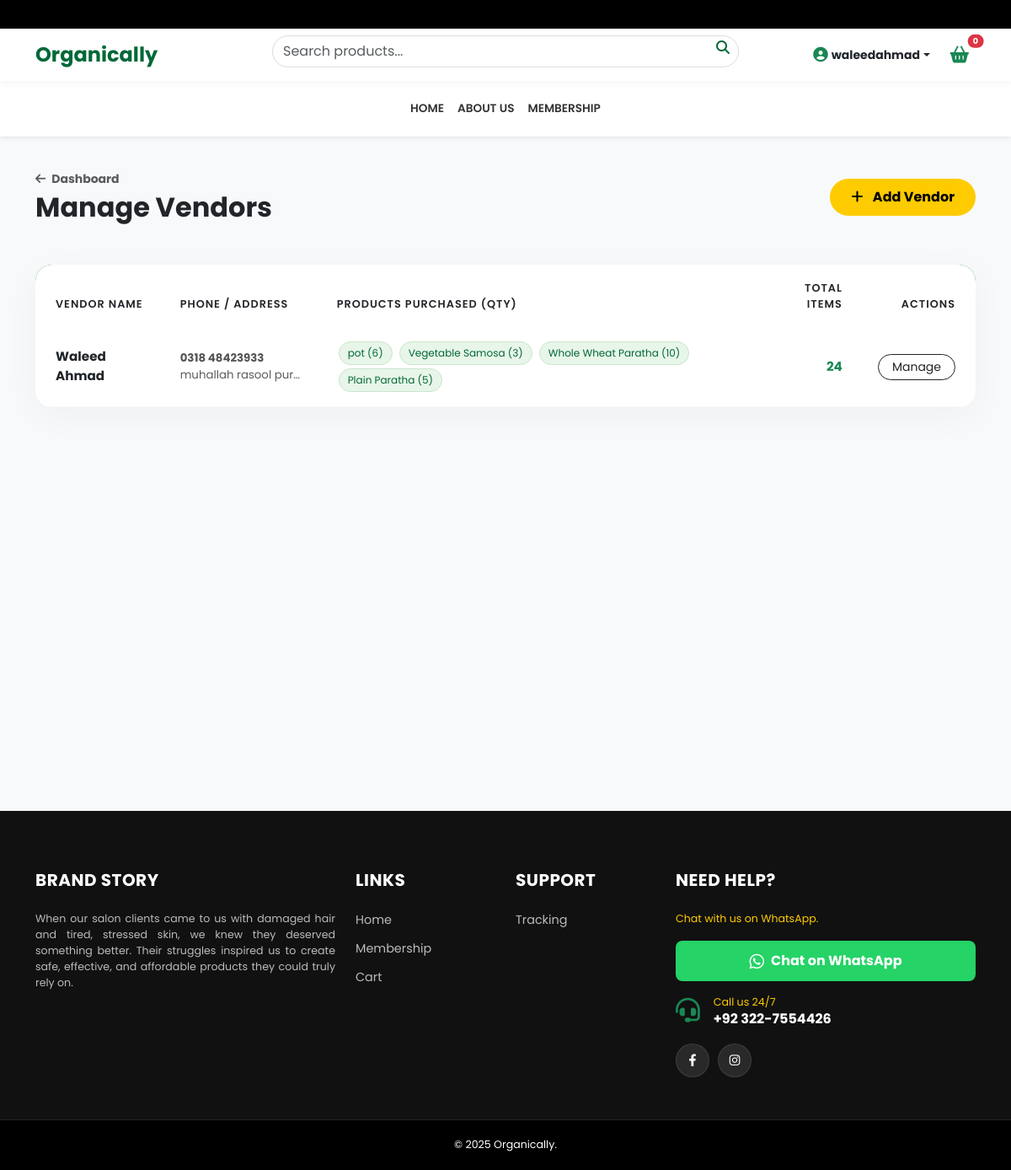
/portal/vendors/ (signed in), run on the app's committed database.
### store/models.py (models this page shows, shortened)
class Vendor(models.Model):
    name = models.CharField(max_length=100)
    phone = models.CharField(max_length=20)
    address = models.TextField(blank=True)
    joined_at = models.DateTimeField(auto_now_add=True)
    def total_products_bought(self):
        return sum(tx.quantity for tx in self.transactions.all())

class VendorTransaction(models.Model):
    vendor = models.ForeignKey(Vendor, related_name='transactions', on_delete=models.CASCADE)
    product = models.ForeignKey(Product, on_delete=models.CASCADE)
    quantity = models.PositiveIntegerField()
    vendor_discount_percentage = models.PositiveIntegerField(default=0, help_text="Specific discount for this vendor transaction")
    final_price_per_unit = models.DecimalField(max_digits=10, decimal_places=2)
    total_amount = models.DecimalField(max_digits=12, decimal_places=2)
    date = models.DateTimeField(auto_now_add=True)

class Product(models.Model):
    categories = models.ManyToManyField(Category, related_name='products')
    name = models.CharField(max_length=200)
    description = models.TextField(blank=True)
    ingredients = models.TextField(blank=True, help_text="Enter ingredients here. Press Enter for new lines.")
    how_to_use = models.TextField(blank=True, help_text="Usage instructions.")
    shipping_info = models.TextField(blank=True, default="Standard delivery charges apply. Delivery within 3-5 working days.")
    price = models.DecimalField(max_digits=10, decimal_places=2)
    image = models.ImageField(upload_to='products/')
    is_available = models.BooleanField(default=True)
    stock = models.PositiveIntegerField(default=0)
    discount_percentage = models.PositiveIntegerField(default=0, help_text="Discount in % (0-100)")
    discount_end_time = models.DateTimeField(null=True, blank=True)

### custom_admin/views.py (the view)
# urls.py: path('vendors/', views.admin_vendors_list, name='admin_vendors_list'),
@user_passes_test(is_admin)
def admin_vendors_list(request):
    return render(request, 'custom_admin/vendors_list.html', {'vendors': Vendor.objects.all()})

### custom_admin/views.py (called while the page is built)
def is_admin(u): return u.is_superuser

### orders/context_processors.py (called while the page is built)
def cart_count(request):
    cart = request.session.get('cart', {})
    return {'cart_item_count': sum(cart.values())}

### templates/custom_admin/vendors_list.html (shortened to what this page needs)
{% extends 'store/base.html' %}
{% block content %}
<div class="admin-bg">
    <div class="container">
        <div class="d-flex justify-content-between align-items-center mb-5">
            <div>
                <a href="{% url 'admin_dashboard' %}" class="text-decoration-none text-muted fw-bold small mb-1 d-block hover-link"><i class="fas fa-arrow-left me-1"></i> Dashboard</a>
                <h2 class="fw-bold text-dark m-0">Manage Vendors</h2>
            </div>
            <a href="{% url 'admin_add_vendor' %}" class="btn-add-new"><i class="fas fa-plus me-2"></i> Add Vendor</a>
        </div>
        <div class="manager-card">
            <div class="table-responsive">
                <table class="table mb-0">
                    <thead class="table-header">
                        <tr>
                            <th class="ps-4">Vendor Name</th>
                            <th>Phone / Address</th>
                            <th>Products Purchased (Qty)</th>
                            <th class="text-end pe-4">Total Items</th>
                            <th class="text-end pe-4">Actions</th>
                        </tr>
                    </thead>
                    <tbody>
                        {% for v in vendors %}
                        <tr class="table-row">
                            <td class="ps-4 fw-bold text-dark">{{ v.name }}</td>
                            <td>
                                <div class="small fw-bold">{{ v.phone }}</div>
                                <div class="small text-muted text-truncate" style="max-width: 150px;">{{ v.address }}</div>
                            </td>
                            <td>
                                {% for tx in v.transactions.all %}
                                    <span class="prod-pill">{{ tx.product.name }} ({{ tx.quantity }})</span>
                                {% empty %}
                                    <span class="text-muted small">-</span>
                                {% endfor %}
                            </td>
                            <td class="text-end pe-4 fw-bold text-success">{{ v.total_products_bought }}</td>
                            <td class="text-end pe-4">
                                <a href="{% url 'admin_vendor_detail' v.id %}" class="btn btn-sm btn-outline-dark rounded-pill px-3">Manage</a>
                            </td>
                        </tr>
                        {% empty %}
                        <tr><td colspan="5" class="text-center py-5 text-muted">No Vendors Found.</td></tr>
                        {% endfor %}
                    </tbody>
                </table>
            </div>
        </div>
    </div>
</div>
{% endblock %}

### templates/store/base.html (shortened to what this page needs)
{% load static %}
<!DOCTYPE html>
<html lang="en">
<head>
    <link href="https://cdn.jsdelivr.net/npm/bootstrap@5.3.0/dist/css/bootstrap.min.css" rel="stylesheet">
    <link rel="stylesheet" href="https://cdnjs.cloudflare.com/ajax/libs/font-awesome/6.4.0/css/all.min.css">
    <link rel="stylesheet" href="https://cdnjs.cloudflare.com/ajax/libs/viewerjs/1.11.3/viewer.min.css">
</head>
<body>
    <div class="top-bar"><div class="marquee-text">Whatsapp us 24/7 at +92 322-7554426 | Free Delivery for Orders over 2500 </div></div>
    <div class="main-header sticky-top">
        <div class="container">
            <div class="row align-items-center g-2">
                <div class="col-6 col-lg-3 d-flex align-items-center">
                    <a href="{% url 'home' %}" class="text-decoration-none"><h4 class="m-0 fw-bold" style="color: var(--primary-green);">Organically</h4></a>
                </div>
                <div class="col-6 col-lg-3 text-end d-flex align-items-center justify-content-end order-lg-3 mobile-actions gap-3">
                    {% if user.is_authenticated %}
                        <div class="dropdown">
                            <a class="text-dark text-decoration-none small fw-bold dropdown-toggle d-flex align-items-center" href="#" data-bs-toggle="dropdown">
                                <span class="d-none d-lg-inline">{{ user.username }}</span>
                            </a>
                        </div>
                    {% else %}
                        <a href="{% url 'login' %}" class="text-dark small fw-bold"><i class="fas fa-user me-1"></i> Login</a>
                    {% endif %}
                    <a href="{% url 'cart_page' %}" class="btn btn-outline-success rounded-pill position-relative border-0 fw-bold p-1 px-2">
                        <i class="fas fa-shopping-basket fa-lg"></i>
                        <span id="cart-badge" class="position-absolute top-0 start-100 translate-middle badge rounded-pill bg-danger" style="font-size: 0.6rem;">{{ cart_item_count|default:"0" }}</span>
                    </a>
                </div>
                <div class="col-12 col-lg-6 order-lg-2 mt-2 mt-lg-0">
                    <form class="search-box d-flex position-relative" action="{% url 'search' %}" method="GET">
                        <input class="form-control search-input" type="search" name="q" placeholder="Search products..." value="{{ request.GET.q }}">
                        <button class="search-btn" type="submit"><i class="fas fa-search"></i></button>
                    </form>
                </div>
            </div>
        </div>
    </div>
    <nav class="navbar navbar-expand-lg navbar-custom shadow-sm bg-white d-none d-lg-block">
        <div class="container justify-content-center">
            <ul class="navbar-nav align-items-center">
                <li class="nav-item"><a class="nav-link" href="{% url 'home' %}">HOME</a></li>
                <li class="nav-item"><a class="nav-link" href="{% url 'about' %}">ABOUT US</a></li>
                <li class="nav-item"><a class="nav-link" href="{% url 'membership' %}">MEMBERSHIP</a></li>
            </ul>
        </div>
    </nav>
    <div style="flex: 1;">{% block content %}{% endblock %}</div>
    <footer>
        <div class="container">
            <div class="row g-4">
                <div class="col-lg-4 col-md-6">
                    <h5 class="text-white">Brand Story</h5>
                    <p class="small mb-4" style="color: var(--accent-white); text-align: justify;">
                        When our salon clients came to us with damaged hair and tired, stressed skin, we knew they deserved something better.
                        Their struggles inspired us to create safe, effective, and affordable products they could truly rely on.
                    </p>
                </div>
                <div class="col-lg-2 col-md-6 col-6"><h5>Links</h5><ul><li><a href="{% url 'home' %}">Home</a></li><li><a href="{% url 'membership' %}">Membership</a></li><li><a href="{% url 'cart_page' %}">Cart</a></li></ul></div>
                <div class="col-lg-2 col-md-6 col-6"><h5>Support</h5><ul><li><a href="{% url 'my_orders' %}">Tracking</a></li></ul></div>
                <div class="col-lg-4 col-md-6">
                    <h5>Need Help?</h5>
                    <p class="small mb-3" style="color: var(--accent-yellow);">Chat with us on WhatsApp.</p>
                    <a href="https://wa.me/923227554426" target="_blank" class="btn w-100 mb-3 d-flex align-items-center justify-content-center" style="background-color: #25D366; color: white; font-weight: bold; border:none; padding: 12px; border-radius: 8px;"><i class="fab fa-whatsapp fa-lg me-2"></i> Chat on WhatsApp</a>
                    <div class="d-flex align-items-center mb-3"><i class="fas fa-headset fa-2x text-success me-3"></i><div><p class="mb-0 small" style="color: var(--accent-yellow);">Call us 24/7</p><h6 class="text-white fw-bold m-0">+92 322-7554426</h6></div></div>
                    <div class="footer-social"><a href="https://web.facebook.com/profile.php?id=61584493205748" target="_blank"><i class="fab fa-facebook-f"></i></a><a href="#" target="_blank"><i class="fab fa-instagram"></i></a></div>
                </div>
            </div>
        </div>
        <div class="footer-bottom"><div class="container text-center"><p class="mb-0 small text-white">&copy; 2025 Organically.</p></div></div>
    </footer>
</body>
</html>

### templates/store/base.html (style rules this page uses)
:root { --primary-green: #006837; --accent-yellow: #fecb00; --light-bg: #f8f9fa; }
body { font-family: 'Poppins', sans-serif; background-color: var(--light-bg); display: flex; flex-direction: column; min-height: 100vh; }
.top-bar { background-color: #000; color: #fff; font-size: 0.75rem; padding: 8px 0; overflow: hidden; white-space: nowrap; }
.marquee-text { display: inline-block; padding-left: 100%; animation: marquee 15s linear infinite; }
.main-header { background-color: #fff; padding: 15px 0; box-shadow: 0 2px 10px rgba(0,0,0,0.05); }
.search-input { border-radius: 50px; padding-right: 40px; border: 1px solid #ddd; }
.search-btn { position: absolute; right: 5px; top: 2px; background: none; border: none; color: var(--primary-green); }
.navbar-custom .nav-link { color: #333; font-weight: 600; font-size: 0.85rem; padding: 15px 15px; transition: 0.3s; }
footer { background-color: #111; color: #bbb; margin-top: auto; padding-top: 70px; font-size: 0.9rem; }
footer h5 { color: #fff; font-weight: 700; margin-bottom: 25px; text-transform: uppercase; letter-spacing: 0.5px; }
footer ul { list-style: none; padding: 0; }
footer ul li { margin-bottom: 12px; }
footer ul li a { color: #bbb; text-decoration: none; transition: 0.3s; }
.footer-social { display: flex; gap: 10px; margin-top: 20px; }
.footer-social a { display: flex; width: 40px; height: 40px; background: rgba(255, 255, 255, 0.1); color: #fff !important; align-items: center; justify-content: center; border-radius: 50%; text-decoration: none; transition: all 0.3s ease; border: 1px solid rgba(255, 255, 255, 0.1); }
.footer-bottom { background: #000; padding: 20px 0; margin-top: 50px; border-top: 1px solid #222; }

### templates/custom_admin/vendors_list.html (style rules this page uses)
.admin-bg { background-color: #f8f9fa; min-height: 100vh; padding: 40px 0; }
.manager-card { background: #fff; border-radius: 20px; box-shadow: 0 10px 40px rgba(0,0,0,0.04); overflow: hidden; border: none; }
.table-header { background-color: #006837; color: #fff; padding: 15px; text-transform: uppercase; font-size: 0.8rem; letter-spacing: 1px; }
.table-header th { padding: 18px; border: none; font-weight: 600; }
.table-row td { padding: 15px 18px; vertical-align: middle; border-bottom: 1px solid #f9f9f9; color: #555; font-size: 0.95rem; }
.btn-add-new { background-color: #fecb00; color: #000; border: none; padding: 10px 25px; border-radius: 50px; font-weight: 700; transition: 0.3s; text-decoration: none; }
.prod-pill { font-size: 0.75rem; background: #e8f5e9; color: #006837; padding: 4px 10px; border-radius: 20px; display: inline-block; margin: 2px; border: 1px solid #c8e6c9; }

### data on the page
Vendor: name "Waleed Ahmad", phone "0318 48423933", address "muhallah rasool pur…", total_products_bought "24"
VendorTransaction: product.name "pot", quantity "6"
VendorTransaction: product.name "Vegetable Samosa", quantity "3"
VendorTransaction: product.name "Whole Wheat Paratha", quantity "10"
VendorTransaction: product.name "Plain Paratha", quantity "5"

### other printed values
{{ user.username }} "waleedahmad"
{{ cart_item_count|default:"0" }} "0"
